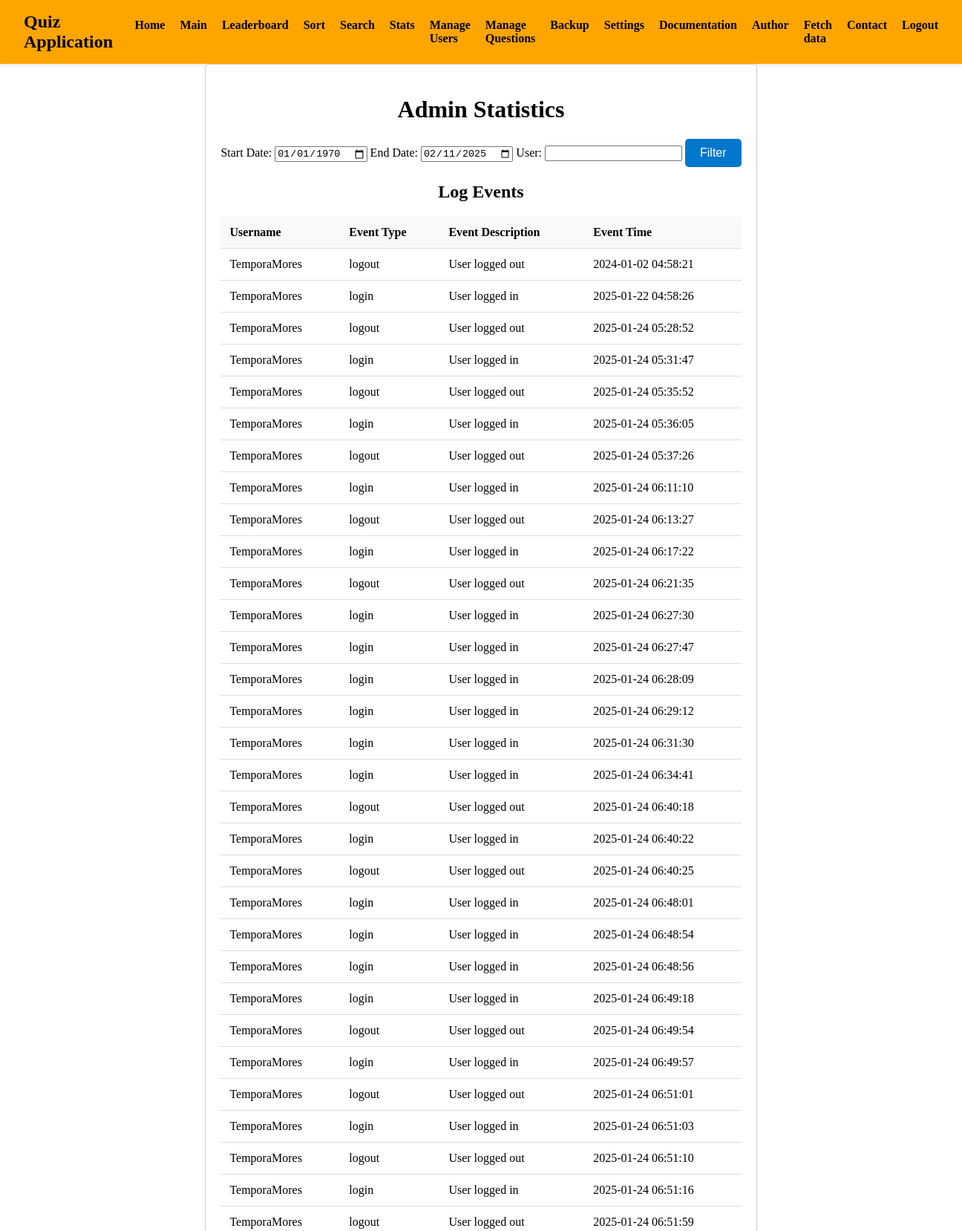
The app's page /admin/statistics.php (signed in, upper part) with its own data.
### tables this page shows
CREATE TABLE `logs` (
  `id` int(11) NOT NULL AUTO_INCREMENT,
  `user_id` int(11) NOT NULL,
  `event_type` enum('login','logout','db_modification') NOT NULL,
  `event_description` text DEFAULT NULL,
  `event_time` timestamp NOT NULL DEFAULT current_timestamp(),
  PRIMARY KEY (`id`),
  KEY `user_id` (`user_id`),
  CONSTRAINT `logs_ibfk_1` FOREIGN KEY (`user_id`) REFERENCES `users` (`id`)
);

CREATE TABLE `users` (
  `id` int(11) NOT NULL AUTO_INCREMENT,
  `username` varchar(50) NOT NULL,
  `password` varchar(255) NOT NULL,
  `email` varchar(100) NOT NULL,
  `role` enum('admin','player') NOT NULL DEFAULT 'player',
  `status` enum('active','inactive','blocked') DEFAULT NULL,
  `created_at` timestamp NOT NULL DEFAULT current_timestamp(),
  `failed_login_attempts` int(11) DEFAULT 0,
  `last_failed_login` timestamp NULL DEFAULT NULL,
  PRIMARY KEY (`id`),
  FULLTEXT KEY `username` (`username`,`email`)
);

### admin/statistics.php (the view, shortened to what this page needs)
<?php
include 'templates/header_admin.tpl.php';
?>
<?php
$start_date = isset($_GET['start_date']) ? $_GET['start_date'] : '1970-01-01';
$end_date = isset($_GET['end_date']) ? $_GET['end_date'] : date('Y-m-d');
$username = isset($_GET['user_id']) ? $_GET['user_id'] : '';
$query = "SELECT logs.*, users.username FROM logs JOIN users ON logs.user_id = users.id WHERE event_time BETWEEN ? AND ?";
$params = [$start_date, $end_date];
$types = 'ss';
$stmt = $db->prepare($query);
$stmt->bind_param($types, ...$params);
$stmt->execute();
$result = $stmt->get_result();
$logs = [];
while ($row = $result->fetch_assoc()) {
    $logs[] = $row;
}
?>
        <main>
            <h1>Admin Statistics</h1>
            <form method="GET" action="statistics.php">
                <label for="start_date">Start Date:</label>
                <input type="date" id="start_date" name="start_date" value="<?php echo htmlspecialchars($start_date); ?>">
                <label for="end_date">End Date:</label>
                <input type="date" id="end_date" name="end_date" value="<?php echo htmlspecialchars($end_date); ?>">
                <label for="user_id">User:</label>
                <input type="text" id="user_id" name="user_id" value="<?php echo htmlspecialchars($username); ?>">
                <button type="submit" class="btn">Filter</button>
            </form>
            <h2>Log Events</h2>
            <table>
                <thead>
                    <tr>
                        <th>Username</th>
                        <th>Event Type</th>
                        <th>Event Description</th>
                        <th>Event Time</th>
                    </tr>
                </thead>
                <tbody>
                    <?php foreach ($logs as $log): ?>
                        <tr>
                            <td><?php echo htmlspecialchars($log['username']); ?></td>
                            <td><?php echo htmlspecialchars($log['event_type']); ?></td>
                            <td><?php echo htmlspecialchars($log['event_description']); ?></td>
                            <td><?php echo htmlspecialchars($log['event_time']); ?></td>
                        </tr>
                    <?php endforeach; ?>
                </tbody>
            </table>
        </main>
<?php
include 'templates/footer_admin.tpl.php';
?>

### assets/css/styles.css (style rules this page uses)
html, body { height: 100%; margin: 0; display: flex; flex-direction: column; }
main { padding: 20px; background-color: #ffffff; border: 1px solid #ccc; border-radius: 5px; max-width: 800px; margin: auto; text-align: center; flex-grow: 1; margin-top: auto; }
form .btn { background-color: #0077cc; color: white; padding: 10px 20px; border: none; border-radius: 5px; cursor: pointer; font-size: 1rem; }
table { width: 100%; border-collapse: collapse; background: white; margin: 1rem 0; }
th, td { padding: 12px; text-align: left; border-bottom: 1px solid #ddd; }
th { background-color: #f8f9fa; font-weight: 600; }
@media (min-width: 1200px) { main { max-width: 1140px; } }

### records on screen
logs: user.username "TemporaMores", event_type "logout", event_description "User logged out", event_time "2024-01-02 04:58:21"
logs: user.username "TemporaMores", event_type "login", event_description "User logged in", event_time "2025-01-22 04:58:26"
logs: user.username "TemporaMores", event_type "logout", event_description "User logged out", event_time "2025-01-24 05:28:52"
logs: user.username "TemporaMores", event_type "login", event_description "User logged in", event_time "2025-01-24 05:31:47"
logs: user.username "TemporaMores", event_type "logout", event_description "User logged out", event_time "2025-01-24 05:35:52"
logs: user.username "TemporaMores", event_type "login", event_description "User logged in", event_time "2025-01-24 05:36:05"
logs: user.username "TemporaMores", event_type "logout", event_description "User logged out", event_time "2025-01-24 05:37:26"
logs: user.username "TemporaMores", event_type "login", event_description "User logged in", event_time "2025-01-24 06:11:10"
logs: user.username "TemporaMores", event_type "logout", event_description "User logged out", event_time "2025-01-24 06:13:27"
logs: user.username "TemporaMores", event_type "login", event_description "User logged in", event_time "2025-01-24 06:17:22"
logs: user.username "TemporaMores", event_type "logout", event_description "User logged out", event_time "2025-01-24 06:21:35"
logs: user.username "TemporaMores", event_type "login", event_description "User logged in", event_time "2025-01-24 06:27:30"
logs: user.username "TemporaMores", event_type "login", event_description "User logged in", event_time "2025-01-24 06:27:47"
logs: user.username "TemporaMores", event_type "login", event_description "User logged in", event_time "2025-01-24 06:28:09"
logs: user.username "TemporaMores", event_type "login", event_description "User logged in", event_time "2025-01-24 06:29:12"
logs: user.username "TemporaMores", event_type "login", event_description "User logged in", event_time "2025-01-24 06:31:30"
logs: user.username "TemporaMores", event_type "login", event_description "User logged in", event_time "2025-01-24 06:34:41"
logs: user.username "TemporaMores", event_type "logout", event_description "User logged out", event_time "2025-01-24 06:40:18"
logs: user.username "TemporaMores", event_type "login", event_description "User logged in", event_time "2025-01-24 06:40:22"
logs: user.username "TemporaMores", event_type "logout", event_description "User logged out", event_time "2025-01-24 06:40:25"
logs: user.username "TemporaMores", event_type "login", event_description "User logged in", event_time "2025-01-24 06:48:01"
logs: user.username "TemporaMores", event_type "login", event_description "User logged in", event_time "2025-01-24 06:48:54"
logs: user.username "TemporaMores", event_type "login", event_description "User logged in", event_time "2025-01-24 06:48:56"
logs: user.username "TemporaMores", event_type "login", event_description "User logged in", event_time "2025-01-24 06:49:18"
logs: user.username "TemporaMores", event_type "logout", event_description "User logged out", event_time "2025-01-24 06:49:54"
logs: user.username "TemporaMores", event_type "login", event_description "User logged in", event_time "2025-01-24 06:49:57"
logs: user.username "TemporaMores", event_type "logout", event_description "User logged out", event_time "2025-01-24 06:51:01"
logs: user.username "TemporaMores", event_type "login", event_description "User logged in", event_time "2025-01-24 06:51:03"
logs: user.username "TemporaMores", event_type "logout", event_description "User logged out", event_time "2025-01-24 06:51:10"
logs: user.username "TemporaMores", event_type "login", event_description "User logged in", event_time "2025-01-24 06:51:16"
logs: user.username "TemporaMores", event_type "logout", event_description "User logged out", event_time "2025-01-24 06:51:59"
